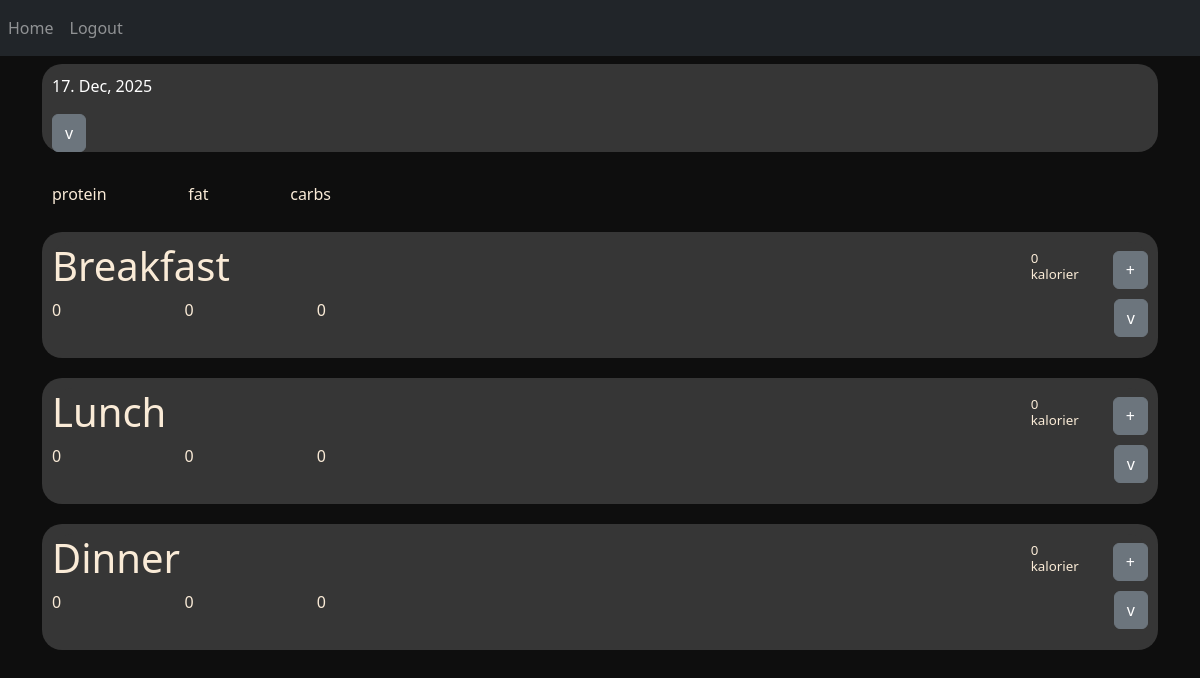
The page / (signed in) on the database as committed earlier.
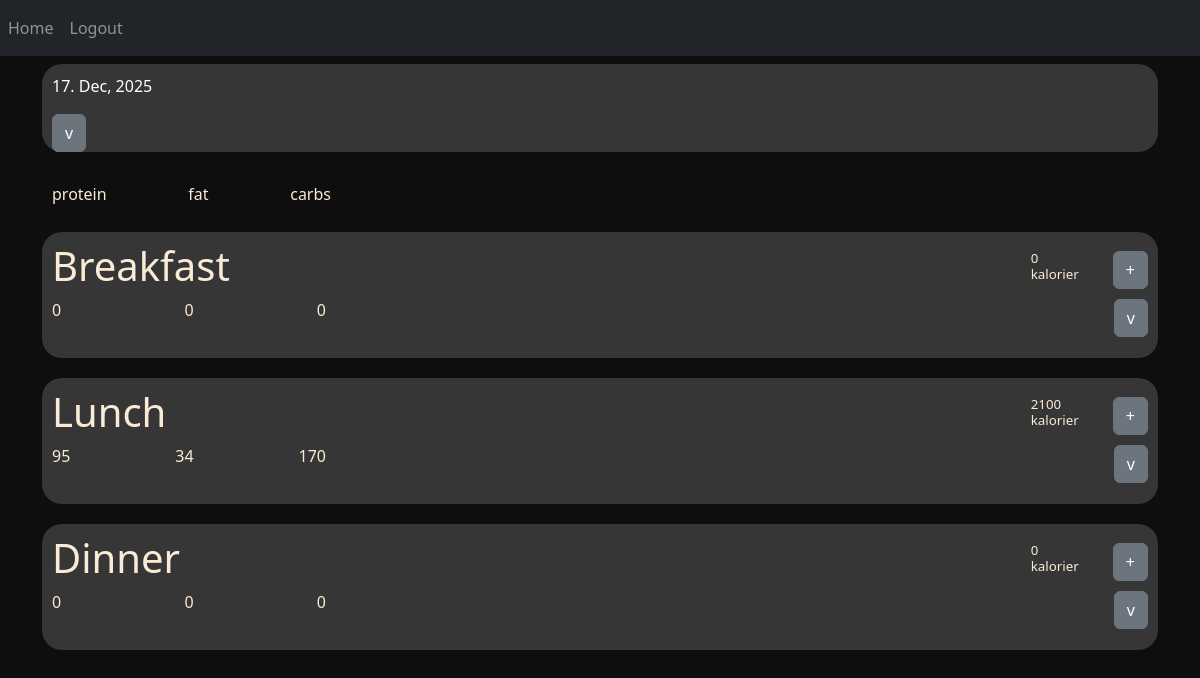
The same page on the database as committed later.
### website/models.py (models this page shows)
class Meal(db.Model):
    id = db.Column(db.Integer, primary_key=True)
    _meal = db.Column('meal', db.String(255))
    day_id = db.Column(db.Integer, db.ForeignKey('day.id'))
    @property
    def meal(self):
        return json.loads(self._meal) if self._meal else {}
    @meal.setter
    def meal(self, value):
        self._meal = json.dumps(value) if value else None
    def calculate_total_nutrition(self):
        if not self._meal:
            return None  # No meal data, return None or appropriate default value
        products_dic = loadJSON("products.json")
        total_nutrition = {"kcal": 0, "protein": 0, "fat": 0, "carbs": 0}
        for (product, amount) in self.meal.items():
            if product in products_dic:
                concentration = products_dic[product]["nutrition"]
                for nutrient, concentration_value in concentration.items():
                    total_nutrition[nutrient] += int((amount / 100) * concentration_value)
        return total_nutrition

### website/views.py (the view)
@views.route('/', methods=['GET', 'POST'])
@login_required
def home():
    if request.method == 'POST':
        mealTime = request.form.get('button')
        print(mealTime)
        return redirect(url_for('views.add_product', mealTime = mealTime))
    try:
        selectedDayId = SelectedDayId.query.first().id
        current_day = Day.query.get(selectedDayId) if selectedDayId else None
        nutrition_list = []
        existing_meals = Meal.query.filter(Meal.day_id == current_day.id).all()
        if not existing_meals:
            for i in range(3):
                new_meal = Meal(day_id = current_day.id)
                db.session.add(new_meal)
                db.session.commit()
            nutrition_list = [{"kcal": 0, "protein": 0, "fat": 0, "carbs": 0}, {"kcal": 0, "protein": 0, "fat": 0, "carbs": 0}, {"kcal": 0, "protein": 0, "fat": 0, "carbs": 0}]
        if existing_meals:
            for meal in existing_meals:
                if meal.calculate_total_nutrition():
                    nutrition_list.append(meal.calculate_total_nutrition())
                else:
                    nutrition_list.append({"kcal": 0, "protein": 0, "fat": 0, "carbs": 0})
        print(nutrition_list)
    except Exception as e:
        flash('Error occurred while retrieving data: {}'.format(str(e)), 'error')
        current_day = None
    return render_template("home.html", user=current_user, current_day=current_day, nutrition_list=nutrition_list)

### website/__init__.py (called while the page is built)
def create_app():
    app = Flask(__name__)
    app.config['SECRET_KEY'] = 'hjshjhdjah kjshkjdhjs'
    app.config['SQLALCHEMY_DATABASE_URI'] = f'sqlite:///{DB_NAME}'
    db.init_app(app)
    from .views import views
    from .auth import auth
    app.register_blueprint(views, url_prefix='/')
    app.register_blueprint(auth, url_prefix='/')
    from .models import User, Day
    with app.app_context():
        db.create_all()
    login_manager = LoginManager()
    login_manager.login_view = 'auth.login'
    login_manager.init_app(app)
    @login_manager.user_loader
    def load_user(id):
        return User.query.get(int(id))
    return app

### website/models.py (called while the page is built)
def loadJSON(file_path):
    with open(file_path) as json_file:
        file_contents = json_file.read()
    dict = json.loads(file_contents)
    return dict

### website/templates/home.html (shortened to what this page needs)
{% extends "base.html" %} {% block title %}Home{% endblock %} {% block content
    %}
<div style="background-color: rgb(54, 54, 54); padding-left: 10px; padding-right: 10px; padding-top:10px; border-radius: 20px; margin-bottom: 20px;">
  <div>
    <p id="displayDate" style="color: white;"></p>
  </div>
  <button class="btn btn-secondary" type="button" data-bs-toggle="collapse" data-bs-target="#top-calender" aria-expanded="false" aria-controls="top-calender">
    v
  </button>
</div>
<div>
  <ul class="list-group list-group-flush" id="notes">
    {% if current_day %}
        {% set meal_types = ['Breakfast', 'Lunch', 'Dinner'] %}
        <div style="display: flex; flex-direction: row; margin: 10px; justify-content: space-between; width: 25%;">
          <p style="color: antiquewhite;"> protein </p>
          <p style="color: antiquewhite;"> fat </p>
          <p style="color: antiquewhite;"> carbs </p>
        </div>
        {% for meal in current_day.meals %}
        <div style="background-color: rgb(54, 54, 54); padding-left:10px; padding-right:10px;padding-top:10px; border-radius: 20px; margin-bottom: 20px;">
          <div style="background-color: rgb(54, 54, 54); border-top-left-radius: 20px; border-top-right-radius: 20px;">
            <div class="d-inline-flex gap-1" style="display: flex; flex-direction: row; align-items: center; justify-content: space-between; width: 100%;">
              <h1 style="color: antiquewhite; ">{{ meal_types[loop.index - 1] }}</h1>
                <div style="display: flex; flex-direction: row; justify-content: right; align-items: center; width: 25%; align-items: center;">
                  <h4 style="color: antiquewhite; margin-right: 10%; font-size: smaller; width: 20%;">{{ nutrition_list[loop.index - 1]["kcal"] }} kalorier</h4>
                  <form action="/" method="post">
                    <button class="btn btn-secondary" name="button" type="submit" value="{{loop.index - 1}}">
                      <a class="nav-item nav-link" id="add_product" >+</a>
                    </button>
                  </form>
                </div>
            </div>
          </div>
          <div style="margin-bottom: 20px; ">
            <div  id="parentDiv{{loop.index}}" style="display: flex; flex-direction: row; justify-content: space-between; align-items: center; background-color: rgb(54, 54, 54);" >
                <div style="display: flex; flex-direction: row; align-items: center; justify-content: space-between; width: 25%;">
                  <p style="color: antiquewhite;"> {{ nutrition_list[loop.index - 1]["protein"] }} </p>
                  <p style="color: antiquewhite;"> {{ nutrition_list[loop.index - 1]["fat"] }} </p>
                  <p style="color: antiquewhite;"> {{ nutrition_list[loop.index - 1]["carbs"] }} </p>
                </div>
                <button class="btn btn-secondary" type="button" data-bs-toggle="collapse" data-bs-target="#collapseExample{{loop.index}}" aria-expanded="false" aria-controls="collapseExample">
                  v
                </button>
            </div>
          </div>
        </div>
        {% endfor %}
    {% else %}
        <p style="color: antiquewhite;">No meals recorded for today.</p>
    {% endif %}
  </ul>
</div>
{% endblock %}

### website/templates/base.html (shortened to what this page needs)
<!DOCTYPE html>
<html>
  <head>
    <link
      rel="stylesheet"
      href="https://stackpath.bootstrapcdn.com/bootstrap/4.4.1/css/bootstrap.min.css"
    />
    <link
      rel="stylesheet"
      href="https://stackpath.bootstrapcdn.com/font-awesome/4.7.0/css/font-awesome.min.css"
    />
    <link href="https://cdn.jsdelivr.net/npm/bootstrap@5.3.3/dist/css/bootstrap.min.css" rel="stylesheet">
  </head>
  <body style="background-color: rgb(14, 14, 14);">
    <nav class="navbar navbar-expand-lg navbar-dark bg-dark">
      <div class="collapse navbar-collapse" id="navbar">
        <div class="navbar-nav">
          {% if user.is_authenticated %}
          <a class="nav-item nav-link" id="home" href="/">Home</a>
          <a class="nav-item nav-link" id="logout" href="/logout">Logout</a>
          {% else %}
          <a class="nav-item nav-link" id="login" href="/login">Login</a>
          <a class="nav-item nav-link" id="signUp" href="/sign-up">Sign Up</a>
          {% endif %}
        </div>
      </div>
    </nav>
    <div class="container">{% block content %} {% endblock %}</div>
  </body>
</html>

Rows that differ between the two databases and show on the page:
no longer on this page (row unchanged): Meal: meal_types "Lunch", nutrition_list "0"
added Meal: meal_types "Lunch", nutrition_list "2100", nutrition_list "95", nutrition_list "34", nutrition_list "170"
